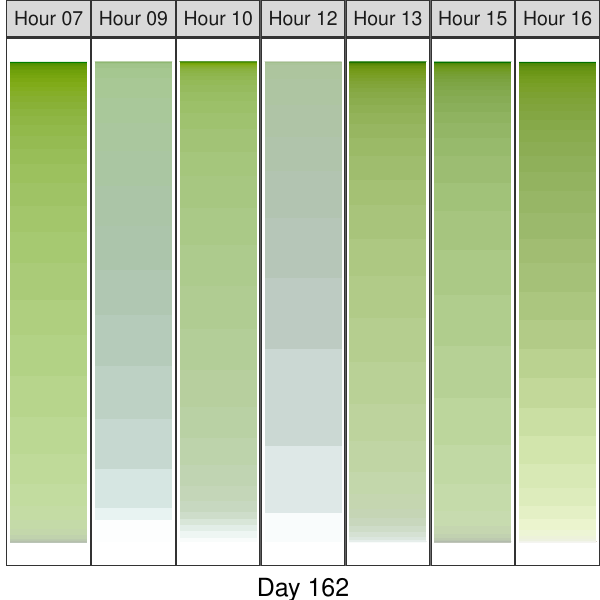

R code for this plot:
#!/usr/local/bin/Rscript
library(tidyverse)
library(colorspace)

get_col_types <- function() {
  cols(
    Dataset = col_character(),
    Camera_ID = col_character(),
    Year = col_integer(),
    Day = col_integer(),
    Hour = col_integer(),
    Minute = col_integer(),
    Metric_Type = col_character(),
    Considered_Pixels = col_integer(),
    HSV_Bin = col_integer(),
    HSV_H = col_double(),
    HSV_SMean = col_double(),
    HSV_VMean = col_double(),
    HSV_SMode = col_double(),
    HSV_VMode = col_double(),
    Gcc_Bin = col_integer(),
    Gcc_Value = col_double(),
    Gcc_Mean_R = col_double(),
    Gcc_Mean_G = col_double(),
    Gcc_Mean_B = col_double()
  )
}

get_theme <- function(base_size = 14) {
  theme_bw(base_size = base_size) +
  theme(
    plot.margin = unit(c(0,0,0,0), "cm"),
    legend.spacing = unit(0, "mm"),
    panel.grid = element_blank(),
    legend.position = "none",
    legend.justification = "left",
    legend.box.spacing = unit(0, "pt"),
    legend.box.margin = margin(0,0,0,0),
    legend.title = element_blank(),
    axis.title.y = element_blank(),
    axis.text.y = element_blank(),
    axis.ticks.y = element_blank()
  )
}

df.weights <- tibble(
  Hour = c(7, 9, 10, 12, 13, 15, 16),
  Weight = c(0.05, 0.075, 0.075, 0.3, 0.3, 0.15, 0.05)
)

relevant_hours <- df.weights %>% filter(Weight != 0) %>% pull(Hour)

data <- read_csv(
  '../../data/tky.csv.gz',
  col_types = get_col_types()
) %>%
  filter(Camera_ID == 'y18_d') %>%
  filter(Year == 2011) %>%
  filter(Hour %in% relevant_hours) %>%
  group_by(Year, Day, Hour, HSV_Bin, Gcc_Bin) %>%
  slice(1) %>%
  ungroup %>%
  filter(Day == 162) %>%
  filter(Metric_Type == 'Gcc') %>%
  select(-contains('HSV')) %>%
  select(-Dataset, -Camera_ID, -Year, -Metric_Type) %>%
  # Process data
  mutate(
    Color.Code.Gcc = hex(RGB(Gcc_Mean_R, Gcc_Mean_G, Gcc_Mean_B))
  ) %>%
  # Make it tidy
  gather(Variable, Value, -contains('Gcc_'), -Day, -Hour, -Minute, -Considered_Pixels) %>%
  # Add style and key
  mutate(Style = gsub('Color.Code.', '', Variable)) %>%
  mutate(Key = paste(Style, Hour, Day, Gcc_Bin, sep='_')) %>%
  mutate(Key = factor(Key, levels=Key)) %>%
  # Cleanup
  select(-Considered_Pixels, -contains('Mean'), -contains('Mode'), -Variable) %>%
  arrange(Style, Hour, Day, Gcc_Bin) %>%
  # Prepare for plot, calculate cumsums
  rename(Bin = Gcc_Bin) %>%
  rename(Color = Value) %>%
  group_by(Style, Hour, Day) %>%
  arrange(Bin) %>%
  filter(Gcc_Value != 0) %>%
  mutate(
    Y.min = cumsum(Gcc_Value) - Gcc_Value,
    Y.max = cumsum(Gcc_Value)
  ) %>%
  ungroup %>%
  arrange(Style, Hour, Day, Bin) %>%
  select(Style, Hour, Day, Bin, everything())

palette <- data %>% pull(Color)
names(palette) <- data %>% pull(Key)

p <- data %>%
  filter(Style == 'Gcc') %>%
  mutate(Fct = case_when(
    Hour == 7 ~ 'Hour 07',
    Hour == 9 ~ 'Hour 09',
    TRUE ~ paste0('Hour ', Hour)
  )) %>%
  ggplot() +
    scale_fill_manual(values=palette) +
    geom_rect(
      aes(xmin=Day, xmax=Day+1, ymin=Y.min, ymax=Y.max, fill=Key)
    ) +
    get_theme(base_size = 18) +
    theme(
      strip.text.y = element_blank(),
      panel.spacing = unit(0, 'mm'),
      axis.text.x = element_blank(),
      axis.ticks.x = element_blank()
    ) +
    xlab('Day 162') +
    facet_grid(Style ~ Fct)

ggsave('tky-2011-162-gcc-hourly.pdf', plot=p, width=6, height=6)
